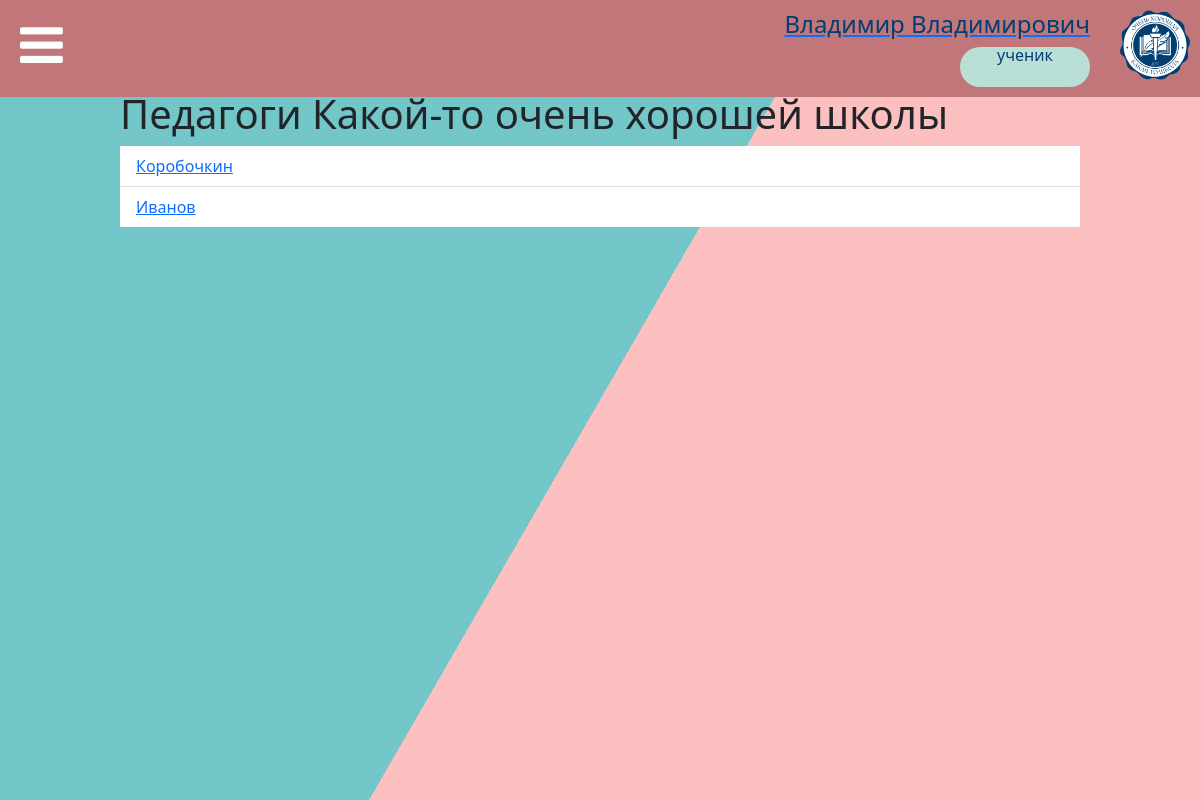
Page /teachers (signed in) on the committed database.
### data/users.py (models this page shows, shortened)
class User(SqlAlchemyBase, UserMixin, SerializerMixin):
    __tablename__ = 'accounts'
    id = sqlalchemy.Column(sqlalchemy.Integer,
                           primary_key=True, autoincrement=True, unique=True)
    surname = sqlalchemy.Column(sqlalchemy.String, nullable=False)
    name = sqlalchemy.Column(sqlalchemy.String, nullable=False)
    patronymic = sqlalchemy.Column(sqlalchemy.String, nullable=True)
    email = sqlalchemy.Column(sqlalchemy.String,
                              index=True, unique=True, nullable=False)
    hashed_password = sqlalchemy.Column(sqlalchemy.String, nullable=False)
    status_id = sqlalchemy.Column(sqlalchemy.Integer)
    news = orm.relation("News", back_populates='user')

### tables this page shows
CREATE TABLE statuses (id INTEGER PRIMARY KEY AUTOINCREMENT UNIQUE NOT NULL, status STRING NOT NULL UNIQUE);

### main.py (the view)
@app.route('/teachers')
def teachers():
    try:
        with open('static/json/content.json', mode='r', encoding='utf-8') as f:
            data = json.load(f)
        db_sess = db_session.create_session()
        teachers_user = db_sess.query(User).filter(
            User.status_id == db_sess.execute("""SELECT id FROM statuses WHERE status='учитель'""").fetchone()[0])
        return render_template("teachers.html", title=app.config["TITLES"]["teachers"], pages=app.config["PAGES"],
                               **(data["/teachers"]), teachers=teachers_user)
    except Exception as error:
        logging.fatal(error)

### data/db_session.py (called while the page is built)
def create_session() -> Session:
    global __factory
    return __factory()

### main.py (called while the page is built)
@login_manager.user_loader
def load_user(user_id):
    db_sess = db_session.create_session()
    return db_sess.query(User).get(user_id)

@app.context_processor
def utility_processor():
    def make_readable_status(status_id):
        return app.config["ROLES_REVERSE"][status_id]
    return dict(make_readable_status=make_readable_status)

### templates/teachers.html
{% extends "base.html" %}
{% block content %}
<div class="container-fluid register-form">
    <div class="bg"></div>
    <div class="bg bg2"></div>
    <div class="bg bg3"></div>
    <h1>
        {{ content_title }}
    </h1>
    <ul class="list-group list-group-flush">
    {% for item in teachers %}
        <li class="list-group-item">
            <a href="/teachers/{{ item.id }}">
                {{ item.surname }}
            </a>
        </li>
    {% endfor %}
    </ul>
</div>
{% endblock %}

### templates/base.html (shortened to what this page needs)
<!DOCTYPE html>
<html>
<head>
    <link rel="stylesheet" href="https://netdna.bootstrapcdn.com/font-awesome/4.7.0/css/font-awesome.min.css">
    <link href="https://www.jqueryscript.net/css/jquerysctipttop.css" rel="stylesheet" type="text/css">
    <link rel="stylesheet" href="https://cdn.jsdelivr.net/npm/bootstrap@5.1.3/dist/css/bootstrap.min.css"
>
    <link rel="stylesheet" href="/../static/css/style.css">
    <link rel="stylesheet" href="/../static/css/index_style.css">
    <link rel="stylesheet" href="/../static/css/news_view.css">
</head>
<body>
<header>
    <div class="news-wrapper">
        <i id="button-menu" class="fa fa-bars"></i>
        <div style="flex:1;"></div>
        {% if current_user.is_authenticated %}
        <a href="/logout">
            <div align="right">
                <h4>{{ current_user.surname }} {{ current_user.name }}</h4>
                <div class="status" tabindex="0" data-bs-toggle="tooltip" title="Роль в школе"><a>{{
                    make_readable_status(current_user.status_id) }}</a></div>
            </div>
        </a>
        {% endif %}
        <div style="min-width:30px; height:20px;"></div>
        <img src="/../static/img/logo.png" width="70" height="70" align="right">
    </div>
            {% set q = 1 %}
</header>
<div class="spacebar-my"></div>
{% block content %}{% endblock %}
</body>
</html>

### static/css/style.css (style rules this page uses)
:root { --color-primary: rgba(193, 119, 121, 0.69); --second-color: #fff; }
* { margin: 0; padding: 0; box-sizing: border-box; }
header { position: absolute; width: 100%; top: 0; left: 0; padding: 10px; background: #C17779; }
header #button-menu { font-size: 50px; padding: 10px; color: #fff; cursor: pointer; }
h4 { color: #003e73; }
li { list-style-type: none; }
.spacebar-my { width: 100%; height: 90px; }
.bg { animation:slide 3s ease-in-out infinite alternate; background-image: linear-gradient(-60deg, #FDB7B9 50%, #60BFC1 50%); bottom:0; left:-50%; opacity:.5; position:fixed; right:-50%; top:0; z-index:-1; }
.bg2 { animation-direction:alternate-reverse; animation-duration:4s; }
.bg3 { animation-duration:5s; }
.status { width: 130px; height: 40px; border-radius: 60px; background-color: #BADFD7; text-align: center; color: #003e73; line-height: 1em; flex-grow: 0; flex-shrink: 0; vertical-align: middle; }
.register-form { padding-left: 10%; padding-right: 10%; }

### static/css/news_view.css (style rules this page uses)
.news-wrapper { display: flex; flex-flow: row wrap; }

### rows in the picture
User: surname "Владимир", name "Владимирович"
statuses: status "ученик"
User: surname "Коробочкин"
User: surname "Иванов"

### other values in the picture
{{ content_title }} "Педагоги Какой-то очень хорошей школы"
